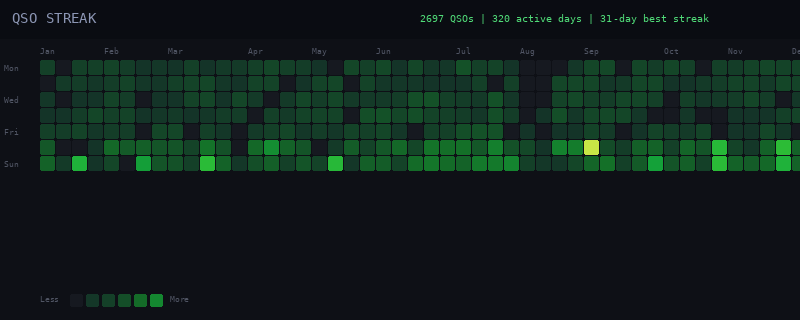

The script that saved this image:
"""Calendar Heatmap — GitHub contribution style QSO streak."""
import random
from PIL import Image, ImageDraw, ImageFont

random.seed(42)
W, H = 800, 320
BG = (14, 16, 22)
LABEL_COLOR = (140, 150, 180)

WEEKS = 52
DAYS_PER_WEEK = 7
DAY_LABELS = ["Mon", "", "Wed", "", "Fri", "", "Sun"]
MONTH_LABELS = ["Jan", "Feb", "Mar", "Apr", "May", "Jun", "Jul", "Aug", "Sep", "Oct", "Nov", "Dec"]

# Generate year of QSO data
data = []
for week in range(WEEKS):
    for day in range(DAYS_PER_WEEK):
        # Base activity
        base = random.uniform(0, 8)
        # Weekend boost
        if day in (5, 6):
            base *= 2.5
        # Contest weekends (every ~4 weeks)
        if week % 4 == 2 and day in (5, 6):
            base *= 3
        # Vacation gap
        if 30 <= week <= 31:
            base *= 0.1
        # Summer activity boost
        if 20 <= week <= 35:
            base *= 1.5
        data.append(max(0, int(base)))

max_val = max(data)


def val_to_color(val):
    if val == 0:
        return (22, 25, 32)
    t = val / max(max_val, 1)
    if t < 0.25:
        return (20, 50 + int(t * 4 * 60), 40)
    elif t < 0.5:
        tt = (t - 0.25) * 4
        return (20, 110 + int(tt * 60), 40 + int(tt * 20))
    elif t < 0.75:
        tt = (t - 0.5) * 4
        return (20 + int(tt * 40), 170 + int(tt * 30), 60 - int(tt * 10))
    else:
        tt = (t - 0.75) * 4
        return (60 + int(tt * 140), 200 + int(tt * 30), 50 + int(tt * 20))


img = Image.new("RGB", (W, H), BG)
draw = ImageDraw.Draw(img)

try:
    font = ImageFont.truetype("/usr/share/fonts/truetype/dejavu/DejaVuSansMono.ttf", 14)
    font_sm = ImageFont.truetype("/usr/share/fonts/truetype/dejavu/DejaVuSansMono.ttf", 10)
    font_xs = ImageFont.truetype("/usr/share/fonts/truetype/dejavu/DejaVuSansMono.ttf", 8)
except OSError:
    font = font_sm = font_xs = ImageFont.load_default()

# Header
draw.rectangle([(0, 0), (W, 38)], fill=(10, 12, 18))
draw.text((12, 10), "QSO STREAK", fill=LABEL_COLOR, font=font)

total = sum(data)
active_days = sum(1 for d in data if d > 0)
streak = 0
max_streak = 0
for d in reversed(data):
    if d > 0:
        streak += 1
        max_streak = max(max_streak, streak)
    else:
        streak = 0
        max_streak = max(max_streak, streak)

draw.text((W - 380, 12), f"{total} QSOs | {active_days} active days | {max_streak}-day best streak", fill=(80, 220, 120), font=font_sm)

MARGIN_TOP = 60
MARGIN_LEFT = 40
MARGIN_RIGHT = 16
MARGIN_BOTTOM = 40
cell_size = min((W - MARGIN_LEFT - MARGIN_RIGHT) / WEEKS, (H - MARGIN_TOP - MARGIN_BOTTOM) / DAYS_PER_WEEK)
cell_size = int(cell_size)
gap = 2

# Day labels
for di, label in enumerate(DAY_LABELS):
    if label:
        y = MARGIN_TOP + di * (cell_size + gap) + cell_size / 2 - 4
        draw.text((4, y), label, fill=(80, 85, 100), font=font_xs)

# Month labels
for mi, month in enumerate(MONTH_LABELS):
    week_start = int(mi * WEEKS / 12)
    x = MARGIN_LEFT + week_start * (cell_size + gap)
    draw.text((x, MARGIN_TOP - 14), month, fill=(80, 85, 100), font=font_xs)

# Grid cells
for week in range(WEEKS):
    for day in range(DAYS_PER_WEEK):
        idx = week * DAYS_PER_WEEK + day
        if idx >= len(data):
            break
        val = data[idx]
        color = val_to_color(val)
        x = MARGIN_LEFT + week * (cell_size + gap)
        y = MARGIN_TOP + day * (cell_size + gap)
        draw.rounded_rectangle([x, y, x + cell_size, y + cell_size], radius=2, fill=color)

# Legend
lx = MARGIN_LEFT
ly = H - 26
draw.text((lx, ly), "Less", fill=(80, 85, 100), font=font_xs)
lx += 30
for val in [0, 2, 5, 10, 20, 30]:
    color = val_to_color(val)
    draw.rounded_rectangle([lx, ly, lx + 12, ly + 12], radius=2, fill=color)
    lx += 16
draw.text((lx + 4, ly), "More", fill=(80, 85, 100), font=font_xs)

img.save("/home/user/carrier_wave/mockups/calendar_heatmap.png")
print("Saved calendar_heatmap.png")
